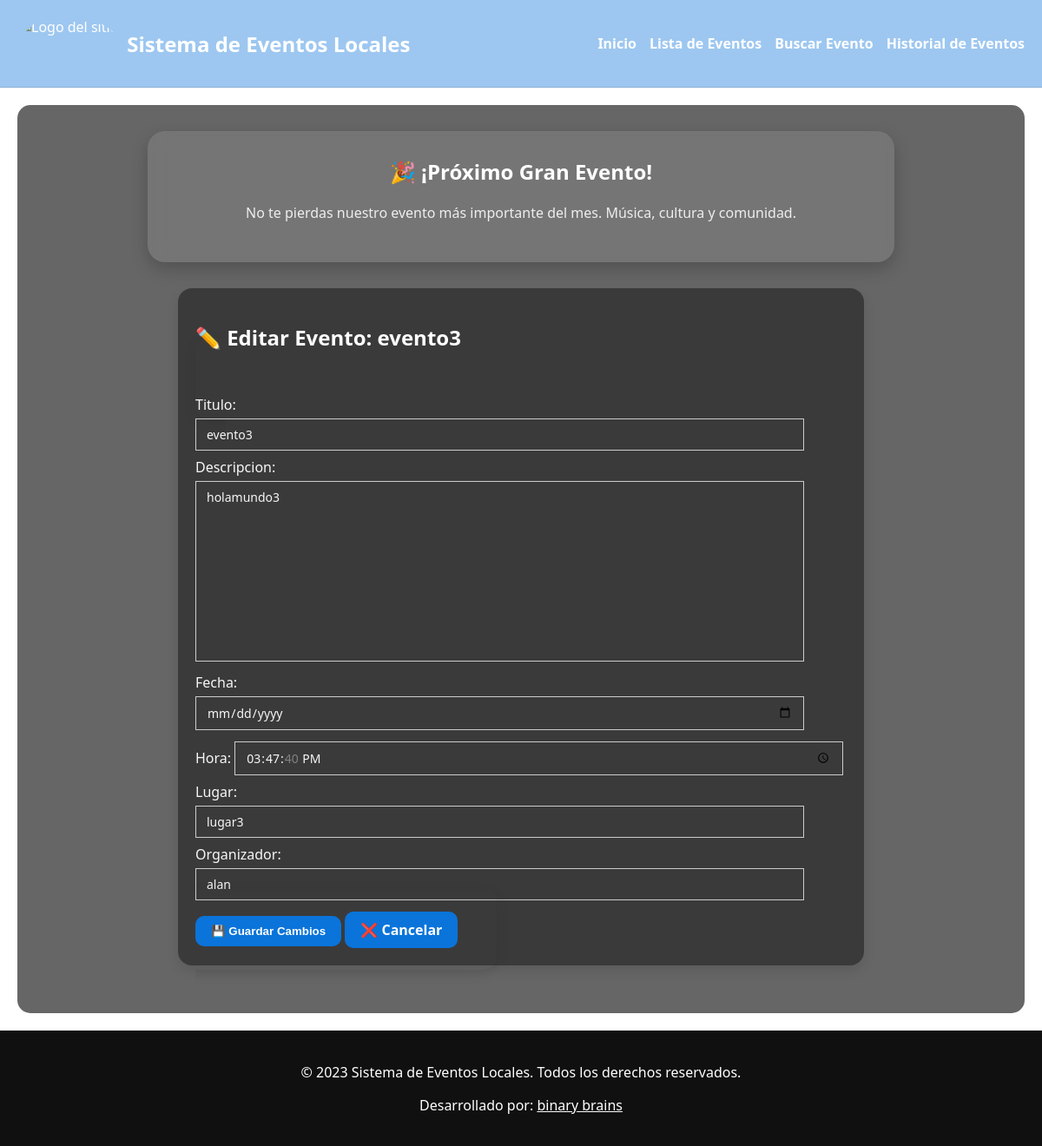
/evento/editar/3/, run on an earlier commit of the app's database.
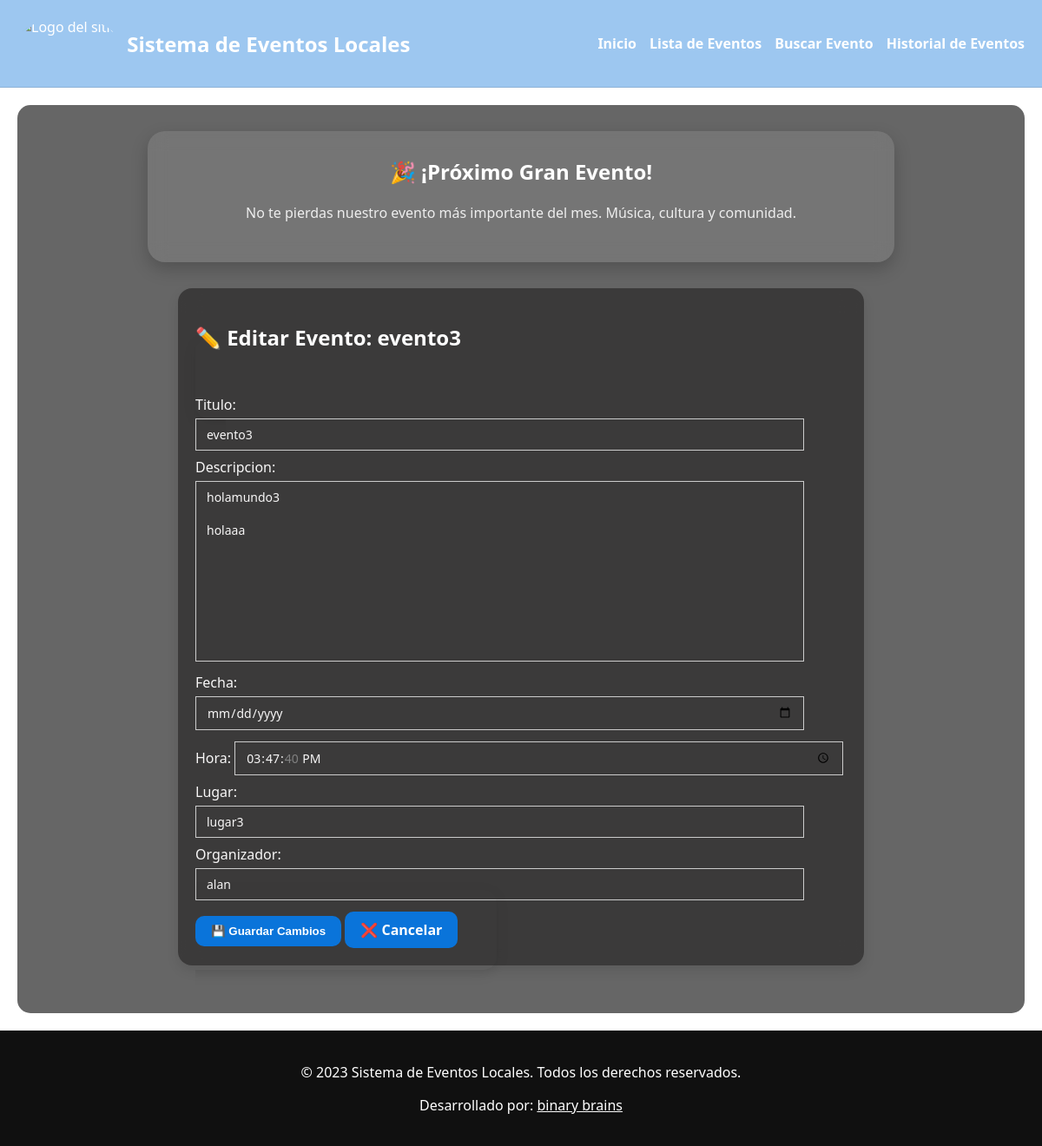
And on a later commit of the database.
### eventos/models.py (models this page shows, shortened)
class Evento(models.Model):
    titulo = models.CharField(max_length=200)
    descripcion = models.TextField()
    fecha = models.DateField()
    hora = models.TimeField()
    lugar = models.ForeignKey(Lugar, on_delete=models.CASCADE)
    organizador = models.ForeignKey(Organizador, on_delete=models.CASCADE)

### eventos/views.py (the view)
# urls.py: path('evento/editar/<int:evento_id>/', views.editar_evento, name='editar_evento'),
def editar_evento(request, evento_id):
    evento = get_object_or_404(Evento, pk=evento_id)
    if request.method == 'POST':
        form = EventoForm(request.POST, instance=evento)
        if form.is_valid():
            form.save()
            messages.success(request, "Evento actualizado correctamente.")
            return redirect('detalle_evento', evento_id=evento.id)
    else:
        form = EventoForm(instance=evento)
    return render(request, 'eventos/editar_evento.html', {'form': form, 'evento': evento})

### eventos/forms.py
class EventoForm(forms.ModelForm):
    class Meta:
        model = Evento
        fields = ['titulo', 'descripcion', 'fecha', 'hora', 'lugar', 'organizador']
        widgets = {
            'fecha': forms.DateInput(attrs={'type': 'date'}),
            'hora': forms.TimeInput(attrs={'type': 'time'}),
        }

### eventos/models.py (called while the page is built)
    def __str__(self):
        return self.nombre

    def __str__(self):
        return self.nombre

### eventos/templates/eventos/editar_evento.html (shortened to what this page needs)
{% extends "./base.html" %}
{% block content %}
<div class="evento-card">
    <h2>✏️ Editar Evento: {{ evento.titulo }}</h2>
    <form method="post">
        {{ form.as_p }}
        <button type="submit">💾 Guardar Cambios</button>
        <a class="button-link" href="{% url 'detalle_evento' evento.id %}">❌ Cancelar</a>
    </form>
</div>
{% endblock %}

What changed in the data, as far as the page shows it:
changed Evento "evento3": descripcion "holamundo3" → "holamundo3 holaaa"
